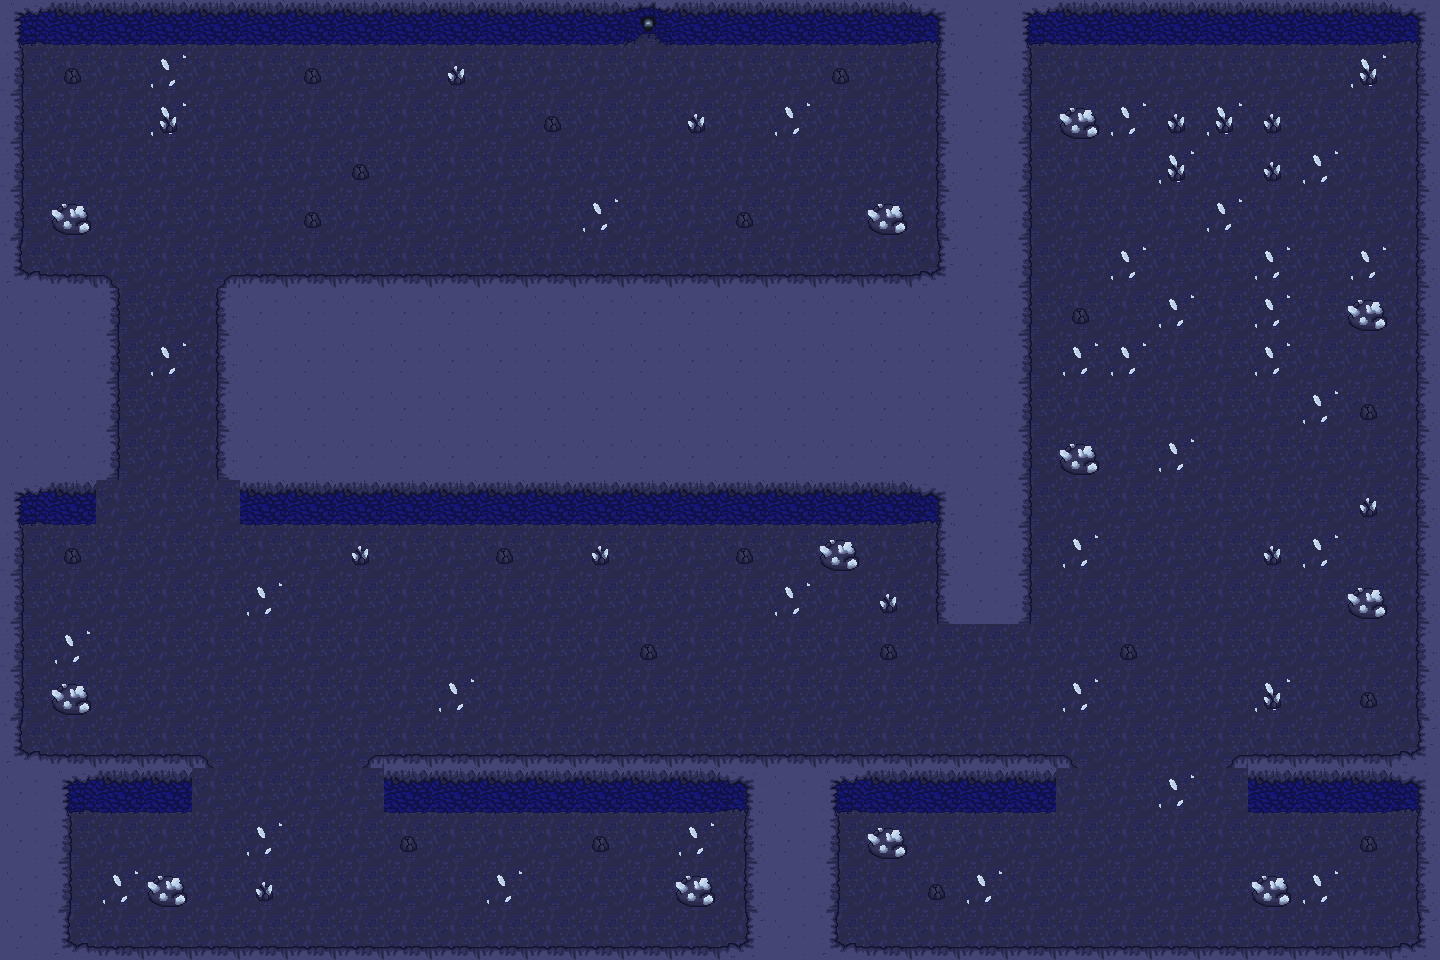

This game map was drawn from its Tiled (.tmx) file and the tilesets committed beside it. A one-line description and the full map source follow:
An orthogonal 30x20 tile map with 48x48 px tiles, 2 tile layers (Grotte, Props).

<map version="1.5" tiledversion="1.7.2" orientation="orthogonal" renderorder="right-down" width="30" height="20" tilewidth="48" tileheight="48" infinite="0" nextlayerid="5" nextobjectid="2">
 <editorsettings>
  <export target="BiomeBleu.json" format="json" />
 </editorsettings>
 <tileset firstgid="1" name="Biome Bleu" tilewidth="48" tileheight="48" tilecount="100" columns="10">
  <image source="Assets/Biome Bleu.png" width="500" height="500" />
  <tile id="2">
   <properties>
    <property name="RocheSolide" type="bool" value="true" />
   </properties>
  </tile>
  <tile id="3">
   <properties>
    <property name="RocheSolide" type="bool" value="true" />
   </properties>
  </tile>
  <tile id="4">
   <properties>
    <property name="RocheSolide" type="bool" value="true" />
   </properties>
  </tile>
 </tileset>
 <layer id="1" name="Grotte" width="30" height="20">
  <data encoding="csv">
13,11,11,11,11,11,11,11,11,11,11,11,11,22,11,11,11,11,11,12,23,13,11,11,11,11,11,11,11,12,
14,1,1,2,1,1,1,1,1,1,1,1,1,1,1,1,1,1,1,15,23,14,1,1,1,1,1,1,2,15,
14,1,1,2,1,1,1,1,1,1,1,1,1,1,1,1,2,1,1,15,23,14,1,2,1,2,1,1,1,15,
14,1,1,1,1,1,1,1,1,1,1,1,1,1,1,1,1,1,1,15,23,14,1,1,2,1,1,2,1,15,
14,1,1,1,1,1,1,1,1,1,1,1,2,1,1,1,1,1,1,15,23,14,1,1,1,2,1,1,1,15,
24,21,34,1,35,21,21,21,21,21,21,21,21,21,21,21,21,21,21,25,23,14,1,2,1,1,2,1,2,15,
23,23,14,1,15,23,23,23,23,23,23,23,23,23,23,23,23,23,23,23,23,14,1,1,2,1,2,1,1,15,
23,23,14,2,15,23,23,23,23,23,23,23,23,23,23,23,23,23,23,23,23,14,2,2,1,1,2,1,1,15,
23,23,14,1,15,23,23,23,23,23,23,23,23,23,23,23,23,23,23,23,23,14,1,1,1,1,1,2,1,15,
23,23,14,1,15,23,23,23,23,23,23,23,23,23,23,23,23,23,23,23,23,14,1,1,2,1,1,1,1,15,
13,11,1,1,1,11,11,11,11,11,11,11,11,11,11,11,11,11,11,12,23,14,1,1,1,1,1,1,1,15,
14,1,1,1,1,1,1,1,1,1,1,1,1,1,1,1,1,1,1,15,23,14,2,1,1,1,1,2,1,15,
14,1,1,1,1,2,1,1,1,1,1,1,1,1,1,1,2,1,1,15,23,14,1,1,1,1,1,1,1,15,
14,2,1,1,1,1,1,1,1,1,1,1,1,1,1,1,1,1,1,1,1,1,1,1,1,1,1,1,1,15,
14,1,1,1,1,1,1,1,1,2,1,1,1,1,1,1,1,1,1,1,1,1,2,1,1,1,2,1,1,15,
24,21,21,21,34,1,1,35,21,21,21,21,21,21,21,21,21,21,21,21,21,21,34,1,1,35,21,21,21,25,
23,13,11,11,1,1,1,1,11,11,11,11,11,11,11,12,23,13,11,11,11,11,1,1,2,1,11,11,11,12,
23,14,1,1,1,2,1,1,1,1,1,1,1,1,2,15,23,14,1,1,1,1,1,1,1,1,1,1,1,15,
23,14,2,1,1,1,1,1,1,1,2,1,1,1,1,15,23,14,1,1,2,1,1,1,1,1,1,2,1,15,
23,24,21,21,21,21,21,21,21,21,21,21,21,21,21,25,23,24,21,21,21,21,21,21,21,21,21,21,21,25
</data>
 </layer>
 <layer id="2" name="Props" width="30" height="20">
  <data encoding="csv">
0,0,0,0,0,0,0,0,0,0,0,0,0,0,0,0,0,0,0,0,0,0,0,0,0,0,0,0,0,0,
0,4,0,0,0,0,4,0,0,5,0,0,0,0,0,0,0,4,0,0,0,0,0,0,0,0,0,0,5,0,
0,0,0,5,0,0,0,0,0,0,0,4,0,0,5,0,0,0,0,0,0,0,3,0,5,5,5,0,0,0,
0,0,0,0,0,0,0,4,0,0,0,0,0,0,0,0,0,0,0,0,0,0,0,0,5,0,5,0,0,0,
0,3,0,0,0,0,4,0,0,0,0,0,0,0,0,4,0,0,3,0,0,0,0,0,0,0,0,0,0,0,
0,0,0,0,0,0,0,0,0,0,0,0,0,0,0,0,0,0,0,0,0,0,0,0,0,0,0,0,0,0,
0,0,0,0,0,0,0,0,0,0,0,0,0,0,0,0,0,0,0,0,0,0,4,0,0,0,0,0,3,0,
0,0,0,0,0,0,0,0,0,0,0,0,0,0,0,0,0,0,0,0,0,0,0,0,0,0,0,0,0,0,
0,0,0,0,0,0,0,0,0,0,0,0,0,0,0,0,0,0,0,0,0,0,0,0,0,0,0,0,4,0,
0,0,0,0,0,0,0,0,0,0,0,0,0,0,0,0,0,0,0,0,0,0,3,0,0,0,0,0,0,0,
0,0,0,0,0,0,0,0,0,0,0,0,0,0,0,0,0,0,0,0,0,0,0,0,0,0,0,0,5,0,
0,4,0,0,0,0,0,5,0,0,4,0,5,0,0,4,0,3,0,0,0,0,0,0,0,0,5,0,0,0,
0,0,0,0,0,0,0,0,0,0,0,0,0,0,0,0,0,0,5,0,0,0,0,0,0,0,0,0,3,0,
0,0,0,0,0,0,0,0,0,0,0,0,0,4,0,0,0,0,4,0,0,0,0,4,0,0,0,0,0,0,
0,3,0,0,0,0,0,0,0,0,0,0,0,0,0,0,0,0,0,0,0,0,0,0,0,0,5,0,4,0,
0,0,0,0,0,0,0,0,0,0,0,0,0,0,0,0,0,0,0,0,0,0,0,0,0,0,0,0,0,0,
0,0,0,0,0,0,0,0,0,0,0,0,0,0,0,0,0,0,0,0,0,0,0,0,0,0,0,0,0,0,
0,0,0,0,0,0,0,0,4,0,0,0,4,0,0,0,0,0,3,0,0,0,0,0,0,0,0,0,4,0,
0,0,0,3,0,5,0,0,0,0,0,0,0,0,3,0,0,0,0,4,0,0,0,0,0,0,3,0,0,0,
0,0,0,0,0,0,0,0,0,0,0,0,0,0,0,0,0,0,0,0,0,0,0,0,0,0,0,0,0,0
</data>
 </layer>
</map>
